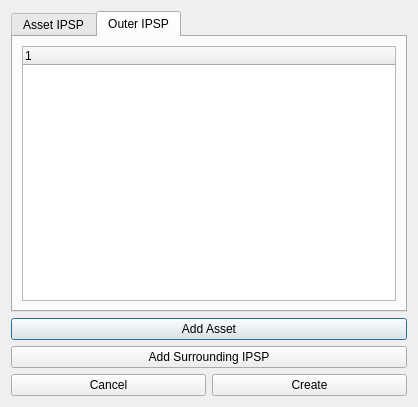
<?xml version="1.0" encoding="UTF-8"?>
<ui version="4.0">
 <class>environment</class>
 <widget class="QDialog" name="environment">
  <property name="geometry">
   <rect>
    <x>0</x>
    <y>0</y>
    <width>418</width>
    <height>407</height>
   </rect>
  </property>
  <property name="windowTitle">
   <string>Create Environment</string>
  </property>
  <layout class="QVBoxLayout" name="verticalLayout_4">
   <item>
    <layout class="QVBoxLayout" name="verticalLayout_3">
     <item>
      <widget class="QTabWidget" name="tabWidget">
       <property name="currentIndex">
        <number>1</number>
       </property>
       <widget class="QWidget" name="tab">
        <attribute name="title">
         <string>Asset IPSP</string>
        </attribute>
        <layout class="QVBoxLayout" name="verticalLayout">
         <item>
          <widget class="QTreeWidget" name="treeWidget">
           <column>
            <property name="text">
             <string notr="true">1</string>
            </property>
           </column>
          </widget>
         </item>
        </layout>
       </widget>
       <widget class="QWidget" name="tab_2">
        <attribute name="title">
         <string>Outer IPSP</string>
        </attribute>
        <layout class="QVBoxLayout" name="verticalLayout_2">
         <item>
          <widget class="QTreeWidget" name="treeWidget_2">
           <column>
            <property name="text">
             <string notr="true">1</string>
            </property>
           </column>
          </widget>
         </item>
        </layout>
       </widget>
      </widget>
     </item>
     <item>
      <widget class="QPushButton" name="pushButton">
       <property name="text">
        <string>Add Asset</string>
       </property>
      </widget>
     </item>
     <item>
      <widget class="QPushButton" name="addIPSP">
       <property name="text">
        <string>Add Surrounding IPSP</string>
       </property>
      </widget>
     </item>
     <item>
      <layout class="QHBoxLayout" name="horizontalLayout">
       <item>
        <widget class="QPushButton" name="cancelButton">
         <property name="text">
          <string>Cancel</string>
         </property>
        </widget>
       </item>
       <item>
        <widget class="QPushButton" name="createButton">
         <property name="text">
          <string>Create</string>
         </property>
        </widget>
       </item>
      </layout>
     </item>
    </layout>
   </item>
  </layout>
 </widget>
 <resources/>
 <connections/>
</ui>
